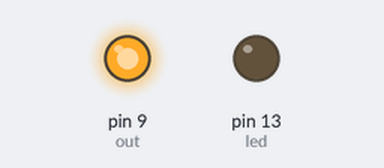
A sketch run on a simulated Arduino Uno, built with avr-gcc and run on an emulated ATmega328P. Parts: output pins drawn as LEDs (lit = HIGH). Random numbers use the default seed unless the sketch sets one; what the sketch prints to the serial monitor is not drawn.

Above: at 0.05 s.
At 5.95 s:
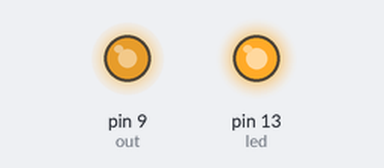
Timing chart, 0 to 7.8 s (numbered marks = the images above):
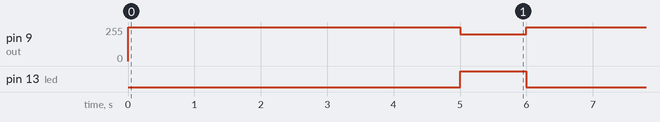

The sketch:

ArduinoMotorPWMGenerator.ino
```cpp
int valPWM;
const int interm = 200;
const int led = 13;
const int out = 9;

int minPWM = 350;  //0 BITS
int maxPWM = 1023; //10 BITS
int delayTime = 5000;

void setup() {
  // put your setup code here, to run once:
pinMode(out,OUTPUT);
pinMode(led,OUTPUT);
Serial.begin(1200);
}

void loop() {
  // put your main code here, to run repeatedly:
valPWM = random(minPWM,maxPWM);
Serial.print("PWM ACTUAL: ");
Serial.println(valPWM);
digitalWrite(led,LOW);
analogWrite(9,valPWM);
delay(delayTime);

analogWrite(9,interm);
digitalWrite(led,HIGH);
delay(1000);


}
```

Measured:
- by itself, pin 9 (out): alternates 255/255 for 5.0 s and 200/255 for 1.0 s
- by itself, pin 13 (led): alternates HIGH for 1.0 s and LOW for 5.0 s
